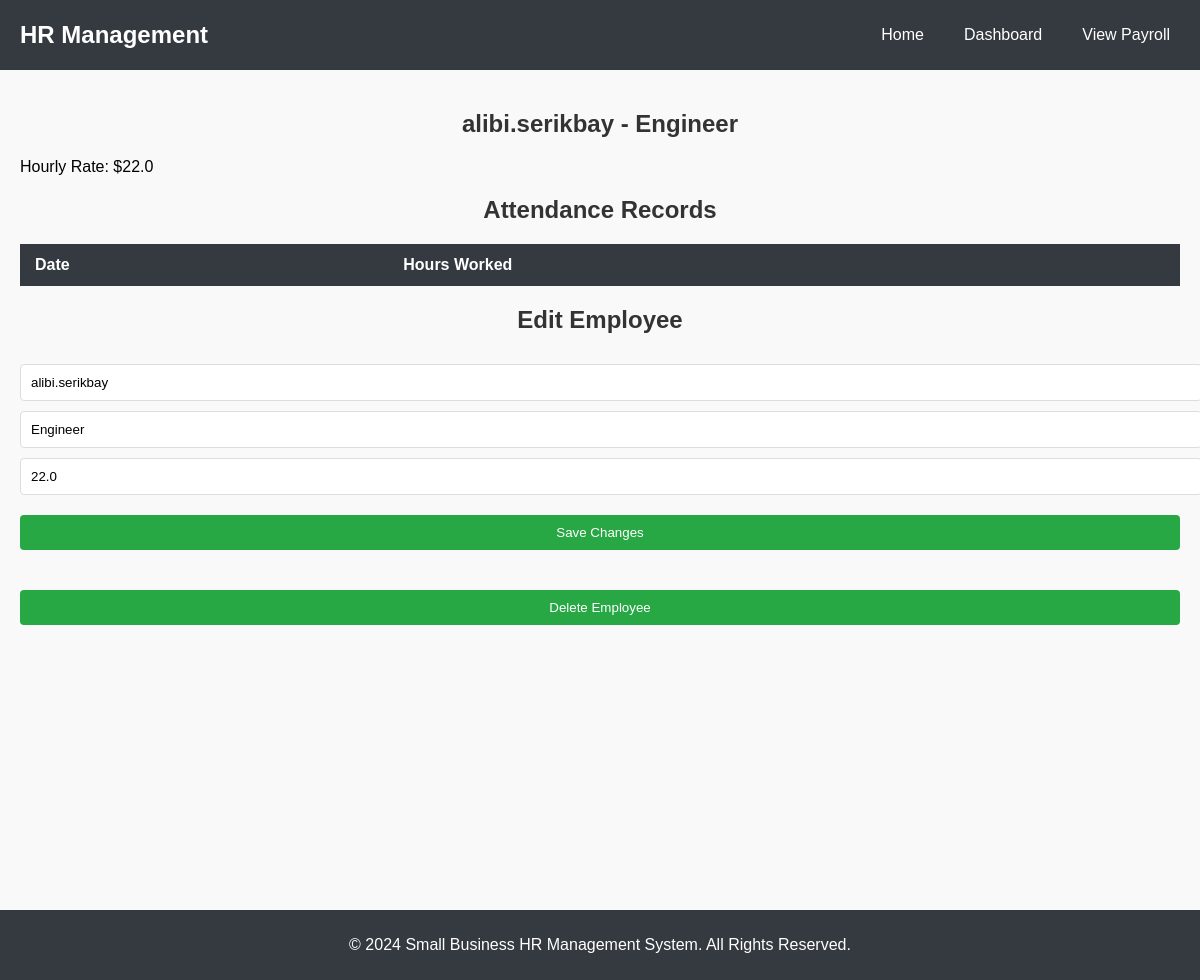
/employee/3, run on the app's committed database.
### tables this page shows
CREATE TABLE employees (
            id INTEGER PRIMARY KEY AUTOINCREMENT,
            name TEXT NOT NULL,
            position TEXT NOT NULL,
            hourly_rate REAL NOT NULL
        );

### main.py (the view)
@app.get("/employee/{employee_id}", response_class=HTMLResponse)
async def employee_detail(request: Request, employee_id: int):
    conn = sqlite3.connect('hr_management.db')
    cursor = conn.cursor()
    cursor.execute("SELECT * FROM employees WHERE id = ?", (employee_id,))
    employee = cursor.fetchone()
    cursor.execute("SELECT * FROM attendance WHERE employee_id = ?", (employee_id,))
    attendance_records = cursor.fetchall()
    conn.close()
    return templates.TemplateResponse("employee_detail.html", {"request": request, "employee": employee, "attendance_records": attendance_records})

### templates/employee_detail.html (shortened to what this page needs)
<!DOCTYPE html>
<html lang="en">
<head>
    <link rel="stylesheet" href="/static/styles.css">
</head>
<body>
    <header>
        <nav class="navbar">
            <div class="logo">HR Management</div>
            <ul class="nav-links">
                <li><a href="/">Home</a></li>
                <li><a href="/dashboard">Dashboard</a></li>
                <li><a href="/payroll">View Payroll</a></li>
            </ul>
        </nav>
    </header>
    <main>
        <section class="employee-detail-section">
            <h1>{{ employee[1] }} - {{ employee[2] }}</h1>
            <p>Hourly Rate: ${{ employee[3] }}</p>
            <h2>Attendance Records</h2>
            <table class="styled-table">
                <thead>
                    <tr>
                        <th>Date</th>
                        <th>Hours Worked</th>
                    </tr>
                </thead>
            </table>
            <h2>Edit Employee</h2>
            <form action="/edit_employee/{{ employee[0] }}" method="post">
                <input type="text" name="name" value="{{ employee[1] }}" required>
                <input type="text" name="position" value="{{ employee[2] }}" required>
                <input type="number" name="hourly_rate" value="{{ employee[3] }}" required step="0.01">
                <button type="submit">Save Changes</button>
            </form>
            <form action="/delete_employee/{{ employee[0] }}" method="post" style="margin-top: 20px;">
                <button type="submit" class="delete-btn">Delete Employee</button>
            </form>
        </section>
    </main>
    <footer>
        <p>&copy; 2024 Small Business HR Management System. All Rights Reserved.</p>
    </footer>
</body>
</html>

### static/styles.css (style rules this page uses)
body { font-family: 'Arial', sans-serif; margin: 0; padding: 0; background-color: #f9f9f9; }
h1, h2 { color: #333; font-weight: bold; text-align: center; }
main { padding: 20px; min-height: 100vh; }
.navbar { background-color: #343a40; color: #fff; padding: 10px 20px; display: flex; justify-content: space-between; align-items: center; }
.logo { font-size: 1.5em; font-weight: bold; }
.nav-links { list-style: none; display: flex; gap: 20px; }
.nav-links li { display: inline; }
.nav-links a { color: #fff; text-decoration: none; padding: 5px 10px; }
input, select, button { width: 100%; padding: 10px; margin-top: 10px; border-radius: 4px; border: 1px solid #ddd; }
button { background-color: #28a745; color: #fff; border: none; cursor: pointer; margin-top: 20px; }
.styled-table { width: 100%; border-collapse: collapse; margin-top: 20px; }
.styled-table th, .styled-table td { padding: 12px 15px; text-align: left; }
.styled-table th { background-color: #343a40; color: #fff; }
footer { background-color: #343a40; color: white; text-align: center; padding: 10px 0; position: relative; width: 100%; bottom: 0; }

### data on the page
employees: name "alibi.serikbay", position "Engineer", hourly_rate "22.0"
